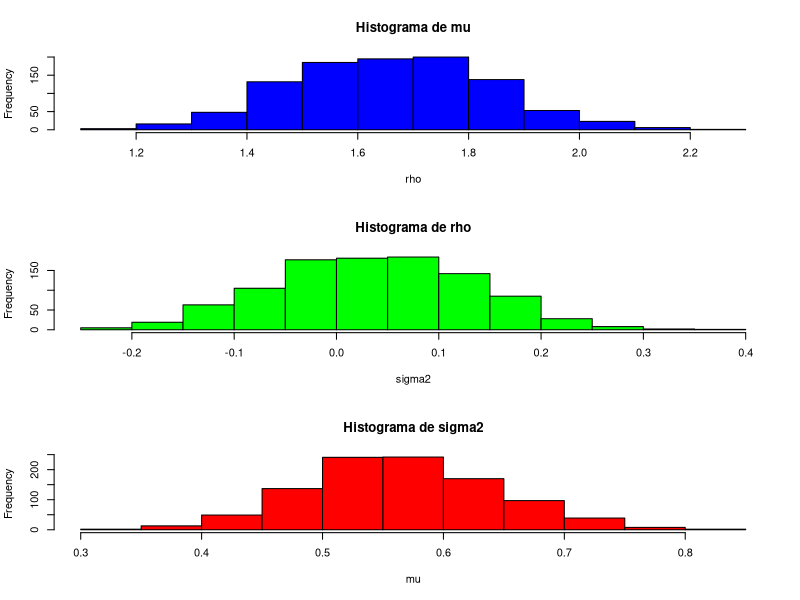

Reproduce this figure in R. (Note: this script raises an error after producing the figure.)
# Lista de ejercicios 3
# Introduccion a R
#
# Programacion II
# Programa de Estudios Superiores
# Banco de Guatemala
# 2025

# Integrantes: 
# - Paulo Augusto Garrido Grijalva
# - Stefani María Villeda Guerra
# - Luis Daniel Monroy Rojas
# - David Javier García Sutuj


# limpiando el ambiente:
graphics.off(); rm(list = ls())

#------------------------------------
#------------------------------------
#EJERCICIO 1
#------------------------------------
#------------------------------------

#Inciso 1. Cree una función:
log_verosimilitud <- function(coeficientes, datos){
    mu <- coeficientes[1]
    rho <- coeficientes[2]
    sigma2 <- coeficientes[3]
    #número de observaciones
    T<- length(datos)
    resultado<- (-0.5*log(2*pi)-0.5*log(sigma2/(1-rho^2))
        -((datos[1]-(mu/(1-rho)))^2/((2*sigma2)/(1-rho^2)))
        -((T-1)/2)*log(2*pi)-((T-1)/2)*log(sigma2)
    -sum((datos[2:T]-mu-rho*datos[1:(T-1)])^2/(2*sigma2))
    )
    return(-resultado)
}
#Cree una función que calcule la log-verosimilitud de un proceso AR(1) con media mu, varianza sigma2 y autocorrelación rho

#Inciso 2. Genere el vector εt y el valor inicial y1 y simule T = 100 observaciones del proceso yt con los parámetros µ = 1, ρ = 0.4 y σ2 = 0.5
T <- 100
mu <- 1
rho <- 0.4
sigma2 <- 0.5
set.seed(1)
#obteniendo valores de epsilon y y_1
epsilon<-c(rnorm(T, mean=0, sd=sqrt(sigma2)))
y_1 <- rnorm(1, mean= mu/(1-rho), sd=sqrt(sigma2/(1-rho^2)))
#inicializando y
y <- c(y_1)
#Simulación del proceso para obtener las observaciones de y 
for (t in 2:T){
    y[t] <- mu + rho*y[t-1] + epsilon[t]
}
y

#3:Use una función de optimización numérica para encontrar el estimador de máxima verosimilitud
#definido como el vector de parámetros que maximiza la función de log-verosimilitud dados los datos simulados
#en el punto anterior (Use como valores iniciales el vector θ = [0.5, 0.5, 0.5]′
?optim
    optim_result <- optim(par = c(0.5, 0.5, 0.5), fn = log_verosimilitud, datos = y, method = "BFGS", hessian=TRUE)
#Mostrando los resultados
optim_result


#4: Cree un ciclo que repita 1000 veces los pasos en los puntos (2) a (3) y guarde los valores de θ= µ, ρ, σ2
#obtenidos en cada iteración. Grafique el histograma de frecuencias de la distribución de el estimador de cada
#uno de estos parámetros.

num_simulaciones <- 1000
resultados <- matrix(NA, nrow = num_simulaciones, ncol = 3)
set.seed(1)  # Para reproducibilidad
for (i in 1:num_simulaciones) {
    # Simulación del proceso AR(1)
    epsilon <- rnorm(T, mean = 0, sd = sqrt(sigma2))
    y_1_MC <- rnorm(1, mean = mu/(1 - rho), sd = sqrt(sigma2/(1 - rho^2)))
    y_MC <- numeric(T)
    y_MC[1] <- y_1_MC
    for (t in 2:T) {
        y_MC[t] <- mu + rho * y[t - 1] + epsilon[t]
    }
    
    # Estimación por máxima verosimilitud
    result_optim<- optim(par = c(0.5, 0.5, 0.5), fn = log_verosimilitud, datos = y_MC, method = "BFGS", hessian=TRUE)
    resultados[i, ] <- result_optim$par
}


# Asignar nombres a las columnas
colnames(resultados) <- c("mu", "rho", "sigma2")

# Graficando histogramas
par(mfrow = c(3, 1))  # Configurar la gráfica para 3 filas y 1 columna
hist(resultados[, 1], main = "Histograma de mu", xlab = "rho", col = "blue", border = "black")
hist(resultados[, 2], main = "Histograma de rho", xlab = "sigma2", col = "green", border = "black")
hist(resultados[, 3], main = "Histograma de sigma2", xlab = "mu", col = "red", border = "black")
par(mfrow = c(1, 1))  # Restablecer la configuración gráfica



#-----------------------------------------------
#-----------------------------------------------
#EJERCICIO 2: Estimación de un AR(1), Parte II
#----------------------------------------------
#----------------------------------------------
library(numDeriv)
?hessian
#Inciso 1: Escriba una función que calcule los errores estándar del estimador de máxima verosimilitud

hessiana<- hessian(func= log_verosimilitud, x=optim_result$par , datos= y)
hessiana

J_hat<-(1/T)*hessiana
J_hat

inv_J_hat <- solve(J_hat)
inv_J_hat

ee_standard<-(sqrt(diag(inv_J_hat/T)))
ee_standard

#Funcion de ee_standard
ee_standard_func <- function(datos) {
    optimo = optim(par = c(0.5, 0.5, 0.5), fn = log_verosimilitud, datos = datos, method = "BFGS", hessian=TRUE)
    hessiana <- optimo$hessian
    T <- length(datos)
    J_hat <- (1 / T) * hessiana
    inv_J_hat <- solve(J_hat)
    ee_standard <- sqrt(diag(inv_J_hat / T))
    return(ee_standard)
}


#Inciso 2: Utilice el código anterior para encontrar el estimador de máxima verosimilitud de un AR(1) y sus errores
#estándar asociados para la serie de inflación mensual en la hoja de Excel adjunta a este taller.

setwd("/Users/stefanivilleda/Desktop/Programación II/Day_3/PS3")
inflacion_data <- read.csv("inflacion.csv")
datos <- inflacion_data$inflacion
datos

#Estimación por máxima verosimilitud

log_verosimilitud_inflacion <- optim(par = c(0.5, 0.5, 0.5), fn = log_verosimilitud, datos = datos, method = "BFGS", hessian=TRUE)
log_verosimilitud_inflacion$par
#[1] 0.1807254 0.9700525 0.5381414


#Calculando errores estándar
ee_standard_inflacion <- ee_standard_func(datos)
ee_standard_inflacion
#ee: [1] 0.08454728 0.01282605 0.03947732
